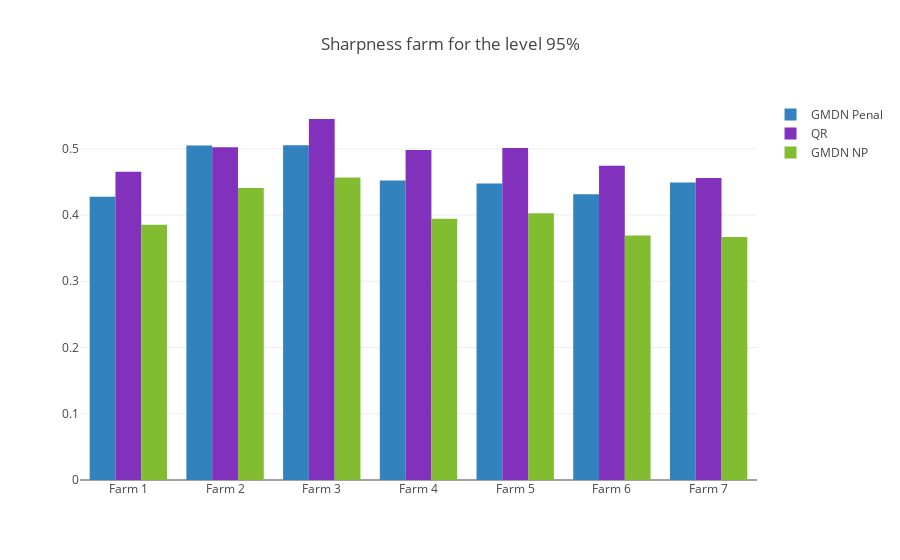

The cell this chart's notebook holds for it:
### Code cell
trace0 = go.Bar(
    x=["Farm "+str(k) for k in range(1,8)],
    y=bootstrap_PI_95_e["Sharpness"],
    name='GMDN Penal',
    marker=dict(
        color='rgb(49,130,189)'
    )
)

trace1 = go.Bar(
    x=["Farm "+str(k) for k in range(1,8)],
    y=bootstrap_PI_95_QR_e["Sharpness"],
    name='QR',
    marker=dict(
        color='rgb(130,49,189)'
    )
)

trace2 = go.Bar(
    x=["Farm "+str(k) for k in range(1,8)],
    y=bootstrap_PI_95_NP_e["Sharpness"],
    name='GMDN NP',
    marker=dict(
        color='rgb(130,189,49)'
    )
)
                        
data = [trace0,trace1,trace2]
layout = go.Layout(
    barmode='group',
    title="Sharpness farm for the level "+str(int(100*(1-alpha))) + "%"
)

fig = go.Figure(data=data, layout=layout)
plotly.offline.iplot(fig)

### Figure 1 — Plotly figure (JSON) as saved in the notebook; plotly's stock layout.template omitted (floating-point values rounded to 4 significant figures)
{"data": [{"marker": {"color": "rgb(49,130,189)"}, "name": "GMDN Penal", "type": "bar", "x": ["Farm 1", "Farm 2", "Farm 3", "Farm 4", "Farm 5", "Farm 6", "Farm 7"], "y": [0.4277, 0.5049, 0.5054, 0.452, 0.4477, 0.4312, 0.4492]}, {"marker": {"color": "rgb(130,49,189)"}, "name": "QR", "type": "bar", "x": ["Farm 1", "Farm 2", "Farm 3", "Farm 4", "Farm 5", "Farm 6", "Farm 7"], "y": [0.4652, 0.5023, 0.545, 0.4981, 0.5012, 0.4744, 0.4558]}, {"marker": {"color": "rgb(130,189,49)"}, "name": "GMDN NP", "type": "bar", "x": ["Farm 1", "Farm 2", "Farm 3", "Farm 4", "Farm 5", "Farm 6", "Farm 7"], "y": [0.3854, 0.4409, 0.4568, 0.3945, 0.4028, 0.3691, 0.3668]}], "layout": {"barmode": "group", "title": "Sharpness farm for the level 95%"}}
